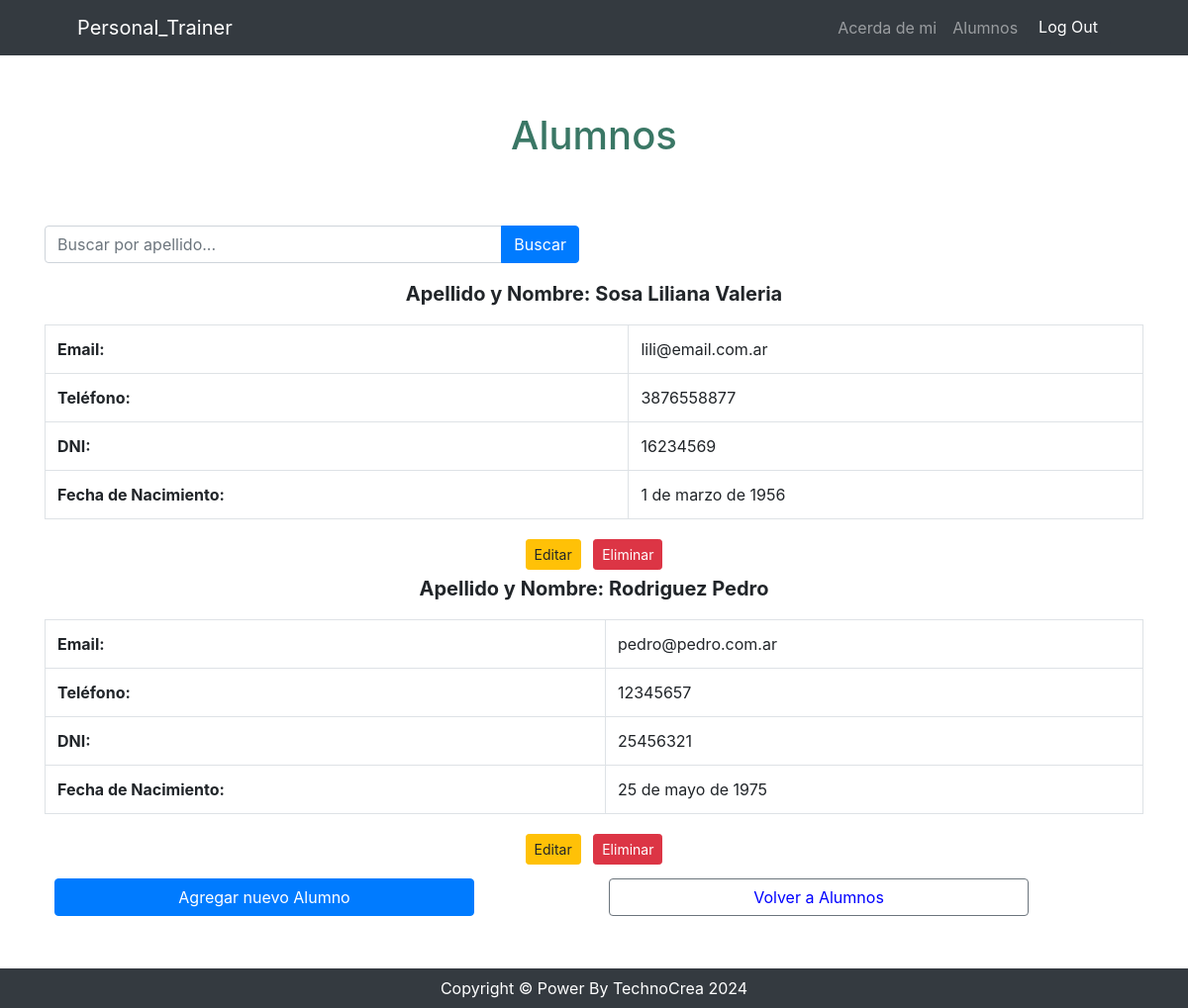
The page /usuario/alumno/list (signed in) on the database its author committed.
### usuario/models.py (models this page shows, shortened)
class Alumno(models.Model):
    dni = models.IntegerField()
    apellido = models.CharField(max_length=100)
    nombre = models.CharField(max_length=100)
    email = models.EmailField(unique=True)
    telefono = models.CharField(max_length=20, blank=True)
    fecha_nacimiento = models.DateField(null=True, blank=True)
    class Meta:
        verbose_name = 'Alumno'
        verbose_name_plural = 'Alumnos'

### usuario/views.py (the view)
# urls.py: path('alumno/list', views.alumnos_list, name='alumnos_list'),
def alumnos_list(request):
    busqueda = request.GET.get("busqueda", None)
    if busqueda:
        print(busqueda)
        consulta = Alumno.objects.filter(apellido__icontains=busqueda)
    else:
        consulta = Alumno.objects.all()
    contexto = {"alumnos": consulta}
    return render(request, "usuario/alumnos_list.html", contexto)

### usuario/templates/usuario/alumnos_list.html (shortened to what this page needs)
{% extends 'core/base.html' %}
{% block content %}
    <header>
        <h1 class="text-center" style="padding-top: 1.5cm; padding-bottom: 0.5cm; color: #3a7765;">Alumnos</h1>
    </header>
    <div class="container mt-5">
        <div class="row mb-3">
            <div class="col-lg-6">
                <form action="{% url 'usuario:alumnos_list' %}"
                    method="get"
                    class="input-group">
                    <input type="text"
                        name="busqueda"
                        class="form-control"
                        placeholder="Buscar por apellido...">
                    <div class="input-group-append">
                        <button class="btn btn-primary" type="submit">Buscar</button>
                    </div>
                </form>
            </div>
        </div>
    <ul class="list-unstyled">
        <ul class="list-unstyled">
            {% for alumno in alumnos %}
            <li>
                <p class="font-weight-bold text-center" style="font-size: 1.25rem;">Apellido y Nombre: {{ alumno.apellido }} {{ alumno.nombre }}</p>
                <div class="table-responsive">
                    <table class="table table-bordered">
                        <tbody>
                            <tr>
                                <td class="font-weight-bold">Email:</td>
                                <td>{{ alumno.email }}</td>
                            </tr>
                            <tr>
                                <td class="font-weight-bold">Teléfono:</td>
                                <td>{{ alumno.telefono }}</td>
                            </tr>
                            <tr>
                                <td class="font-weight-bold">DNI:</td>
                                <td>{{ alumno.dni }}</td>
                            </tr>
                            <tr>
                                <td class="font-weight-bold">Fecha de Nacimiento:</td>
                                <td>{{ alumno.fecha_nacimiento }}</td>
                            </tr>
                        </tbody>
                    </table>
                </div>
                <div class="text-center">
                    <a href="{% url 'usuario:alumnos_update' alumno.id %}" class="btn btn-warning btn-sm m-1">Editar</a>
                    <a href="{% url 'usuario:alumnos_delete' alumno.id %}" class="btn btn-danger btn-sm m-1">Eliminar</a>
                </div>
            </li>
            {% endfor %}
        </ul>
        <div class="container text-center" style="padding: 10px; margin-bottom: 75px;">
            <div class="row">
                <div class="col-12 col-md-6 mb-2">
                    <a href="{% url 'usuario:alumnos_create' %}" class="btn btn-primary btn-block" style="width: 80%; color: white;">Agregar nuevo Alumno</a>
                </div>
                <div class="col-12 col-md-6 mb-2">
                    <a href="{% url 'usuario:index' %}" class="btn btn-outline-secondary btn-block" style="width: 80%; color: blue;">Volver a Alumnos</a>
                </div>
            </div>
        </div>
        </div>
{% endblock content %}

### rows shown on the page
Alumno: apellido "Sosa", nombre "Liliana Valeria", email "lili@email.com.ar", telefono "3876558877", dni "16234569", fecha_nacimiento "1 de marzo de 1956"
Alumno: apellido "Rodriguez", nombre "Pedro", email "pedro@pedro.com.ar", telefono "12345657", dni "25456321", fecha_nacimiento "25 de mayo de 1975"
